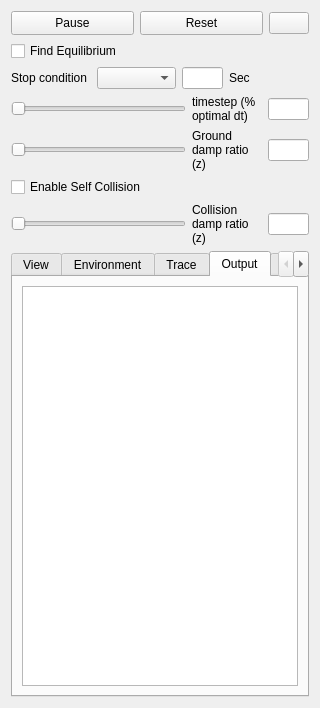
<?xml version="1.0" encoding="UTF-8"?>
<ui version="4.0">
 <class>PhysicsDialog</class>
 <widget class="QWidget" name="PhysicsDialog">
  <property name="geometry">
   <rect>
    <x>0</x>
    <y>0</y>
    <width>263</width>
    <height>708</height>
   </rect>
  </property>
  <property name="windowTitle">
   <string>Form</string>
  </property>
  <layout class="QVBoxLayout" name="verticalLayout_6">
   <item>
    <layout class="QHBoxLayout" name="horizontalLayout_6">
     <item>
      <widget class="QPushButton" name="PauseButton">
       <property name="minimumSize">
        <size>
         <width>0</width>
         <height>24</height>
        </size>
       </property>
       <property name="text">
        <string>Pause</string>
       </property>
      </widget>
     </item>
     <item>
      <widget class="QPushButton" name="ResetButton">
       <property name="minimumSize">
        <size>
         <width>0</width>
         <height>24</height>
        </size>
       </property>
       <property name="text">
        <string>Reset</string>
       </property>
      </widget>
     </item>
     <item>
      <widget class="QPushButton" name="RecordButton">
       <property name="sizePolicy">
        <sizepolicy hsizetype="Fixed" vsizetype="Fixed">
         <horstretch>0</horstretch>
         <verstretch>0</verstretch>
        </sizepolicy>
       </property>
       <property name="text">
        <string/>
       </property>
       <property name="icon">
        <iconset resource="VoxCad.qrc">
         <normaloff>:/Icons/Icons/Record.png</normaloff>:/Icons/Icons/Record.png</iconset>
       </property>
       <property name="checkable">
        <bool>true</bool>
       </property>
      </widget>
     </item>
    </layout>
   </item>
   <item>
    <layout class="QHBoxLayout" name="horizontalLayout_16">
     <item>
      <widget class="QCheckBox" name="UseEquilibriumCheck">
       <property name="toolTip">
        <string>Accelerates the simulation to find the equilibrium position quickly</string>
       </property>
       <property name="text">
        <string>Find Equilibrium</string>
       </property>
      </widget>
     </item>
    </layout>
   </item>
   <item>
    <layout class="QHBoxLayout" name="horizontalLayout_15">
     <item>
      <widget class="QLabel" name="label_11">
       <property name="sizePolicy">
        <sizepolicy hsizetype="Preferred" vsizetype="Preferred">
         <horstretch>0</horstretch>
         <verstretch>0</verstretch>
        </sizepolicy>
       </property>
       <property name="minimumSize">
        <size>
         <width>0</width>
         <height>0</height>
        </size>
       </property>
       <property name="maximumSize">
        <size>
         <width>80</width>
         <height>16777215</height>
        </size>
       </property>
       <property name="toolTip">
        <string>Percent of optimal timestep to run at. [0-1.0+]
Greater values speed up the simulation, but &gt;1.0
can be unstable.</string>
       </property>
       <property name="text">
        <string>Stop condition</string>
       </property>
       <property name="wordWrap">
        <bool>true</bool>
       </property>
      </widget>
     </item>
     <item>
      <widget class="QComboBox" name="StopSelectCombo">
       <property name="toolTip">
        <string>Sets a condition for auto-stopping the simulation</string>
       </property>
      </widget>
     </item>
     <item>
      <widget class="QLineEdit" name="StopValueEdit">
       <property name="enabled">
        <bool>true</bool>
       </property>
       <property name="sizePolicy">
        <sizepolicy hsizetype="Fixed" vsizetype="Fixed">
         <horstretch>0</horstretch>
         <verstretch>0</verstretch>
        </sizepolicy>
       </property>
       <property name="minimumSize">
        <size>
         <width>41</width>
         <height>0</height>
        </size>
       </property>
       <property name="maximumSize">
        <size>
         <width>41</width>
         <height>16777215</height>
        </size>
       </property>
       <property name="acceptDrops">
        <bool>false</bool>
       </property>
       <property name="toolTip">
        <string>The value of selected auto-stopping condition to trigger a stop.</string>
       </property>
      </widget>
     </item>
     <item>
      <widget class="QLabel" name="StopValueLabel">
       <property name="sizePolicy">
        <sizepolicy hsizetype="Preferred" vsizetype="Preferred">
         <horstretch>0</horstretch>
         <verstretch>0</verstretch>
        </sizepolicy>
       </property>
       <property name="minimumSize">
        <size>
         <width>0</width>
         <height>0</height>
        </size>
       </property>
       <property name="maximumSize">
        <size>
         <width>80</width>
         <height>16777215</height>
        </size>
       </property>
       <property name="toolTip">
        <string>Percent of optimal timestep to run at. [0-1.0+]
Greater values speed up the simulation, but &gt;1.0
can be unstable.</string>
       </property>
       <property name="text">
        <string>Sec</string>
       </property>
       <property name="wordWrap">
        <bool>true</bool>
       </property>
      </widget>
     </item>
    </layout>
   </item>
   <item>
    <layout class="QHBoxLayout" name="horizontalLayout_3">
     <item>
      <widget class="QSlider" name="dtSlider">
       <property name="sizePolicy">
        <sizepolicy hsizetype="Expanding" vsizetype="Fixed">
         <horstretch>0</horstretch>
         <verstretch>0</verstretch>
        </sizepolicy>
       </property>
       <property name="minimumSize">
        <size>
         <width>120</width>
         <height>0</height>
        </size>
       </property>
       <property name="toolTip">
        <string>Percent of optimal timestep to run at. [0-1.0+]
Greater values speed up the simulation, but &gt;1.0
can be unstable.</string>
       </property>
       <property name="maximum">
        <number>100</number>
       </property>
       <property name="singleStep">
        <number>1</number>
       </property>
       <property name="orientation">
        <enum>Qt::Horizontal</enum>
       </property>
      </widget>
     </item>
     <item>
      <widget class="QLabel" name="label">
       <property name="sizePolicy">
        <sizepolicy hsizetype="Preferred" vsizetype="Preferred">
         <horstretch>0</horstretch>
         <verstretch>0</verstretch>
        </sizepolicy>
       </property>
       <property name="minimumSize">
        <size>
         <width>70</width>
         <height>0</height>
        </size>
       </property>
       <property name="maximumSize">
        <size>
         <width>80</width>
         <height>16777215</height>
        </size>
       </property>
       <property name="toolTip">
        <string>Percent of optimal timestep to run at. [0-1.0+]
Greater values speed up the simulation, but &gt;1.0
can be unstable.</string>
       </property>
       <property name="text">
        <string>timestep (%  optimal dt)</string>
       </property>
       <property name="wordWrap">
        <bool>true</bool>
       </property>
      </widget>
     </item>
     <item>
      <widget class="QLineEdit" name="dtEdit">
       <property name="enabled">
        <bool>true</bool>
       </property>
       <property name="sizePolicy">
        <sizepolicy hsizetype="Fixed" vsizetype="Fixed">
         <horstretch>0</horstretch>
         <verstretch>0</verstretch>
        </sizepolicy>
       </property>
       <property name="minimumSize">
        <size>
         <width>41</width>
         <height>0</height>
        </size>
       </property>
       <property name="maximumSize">
        <size>
         <width>41</width>
         <height>16777215</height>
        </size>
       </property>
       <property name="acceptDrops">
        <bool>false</bool>
       </property>
       <property name="toolTip">
        <string>Percent of optimal timestep to run at. [0-1.0+]
Greater values speed up the simulation, but &gt;1.0
can be unstable.</string>
       </property>
      </widget>
     </item>
    </layout>
   </item>
   <item>
    <layout class="QHBoxLayout" name="horizontalLayout_9">
     <item>
      <widget class="QSlider" name="GNDDampSlider">
       <property name="sizePolicy">
        <sizepolicy hsizetype="Expanding" vsizetype="Fixed">
         <horstretch>0</horstretch>
         <verstretch>0</verstretch>
        </sizepolicy>
       </property>
       <property name="minimumSize">
        <size>
         <width>120</width>
         <height>0</height>
        </size>
       </property>
       <property name="toolTip">
        <string>Damping ratio relative to ground [0-0.1+].
0 represents a vacuum, larger values
represent a more viscous fluid environment.</string>
       </property>
       <property name="maximum">
        <number>100</number>
       </property>
       <property name="singleStep">
        <number>1</number>
       </property>
       <property name="orientation">
        <enum>Qt::Horizontal</enum>
       </property>
      </widget>
     </item>
     <item>
      <widget class="QLabel" name="label_9">
       <property name="minimumSize">
        <size>
         <width>70</width>
         <height>0</height>
        </size>
       </property>
       <property name="maximumSize">
        <size>
         <width>80</width>
         <height>16777215</height>
        </size>
       </property>
       <property name="toolTip">
        <string>Damping ratio relative to ground [0-0.1+].
0 represents a vacuum, larger values
represent a more viscous fluid environment.</string>
       </property>
       <property name="text">
        <string>Ground damp ratio (z)</string>
       </property>
       <property name="wordWrap">
        <bool>true</bool>
       </property>
       <property name="indent">
        <number>-2</number>
       </property>
      </widget>
     </item>
     <item>
      <widget class="QLineEdit" name="GNDDampEdit">
       <property name="enabled">
        <bool>true</bool>
       </property>
       <property name="sizePolicy">
        <sizepolicy hsizetype="Fixed" vsizetype="Fixed">
         <horstretch>0</horstretch>
         <verstretch>0</verstretch>
        </sizepolicy>
       </property>
       <property name="minimumSize">
        <size>
         <width>41</width>
         <height>0</height>
        </size>
       </property>
       <property name="maximumSize">
        <size>
         <width>41</width>
         <height>16777215</height>
        </size>
       </property>
       <property name="toolTip">
        <string>Damping ratio relative to ground [0-0.1+].
0 represents a vacuum, larger values
represent a more viscous fluid environment.</string>
       </property>
      </widget>
     </item>
    </layout>
   </item>
   <item>
    <widget class="QCheckBox" name="UseSelfColCheck">
     <property name="toolTip">
      <string>Prevents self penetration when enabled.</string>
     </property>
     <property name="text">
      <string>Enable Self Collision</string>
     </property>
    </widget>
   </item>
   <item>
    <layout class="QHBoxLayout" name="horizontalLayout_7">
     <item>
      <widget class="QSlider" name="ColDampSlider">
       <property name="sizePolicy">
        <sizepolicy hsizetype="Expanding" vsizetype="Fixed">
         <horstretch>0</horstretch>
         <verstretch>0</verstretch>
        </sizepolicy>
       </property>
       <property name="minimumSize">
        <size>
         <width>120</width>
         <height>0</height>
        </size>
       </property>
       <property name="toolTip">
        <string>Damping ratio of collisions [0-2+].
Low values make elastic (bouncy) collisions, higher values
make inelastic (dead) collisions. 1.0 is critically damped.</string>
       </property>
       <property name="maximum">
        <number>100</number>
       </property>
       <property name="singleStep">
        <number>1</number>
       </property>
       <property name="orientation">
        <enum>Qt::Horizontal</enum>
       </property>
      </widget>
     </item>
     <item>
      <widget class="QLabel" name="label_7">
       <property name="minimumSize">
        <size>
         <width>70</width>
         <height>0</height>
        </size>
       </property>
       <property name="maximumSize">
        <size>
         <width>70</width>
         <height>16777215</height>
        </size>
       </property>
       <property name="toolTip">
        <string>Damping ratio of collisions [0-2+].
Low values make elastic (bouncy) collisions, higher values
make inelastic (dead) collisions. 1.0 is critically damped.</string>
       </property>
       <property name="text">
        <string>Collision damp ratio (z)</string>
       </property>
       <property name="wordWrap">
        <bool>true</bool>
       </property>
       <property name="indent">
        <number>-2</number>
       </property>
      </widget>
     </item>
     <item>
      <widget class="QLineEdit" name="ColDampEdit">
       <property name="enabled">
        <bool>true</bool>
       </property>
       <property name="sizePolicy">
        <sizepolicy hsizetype="Fixed" vsizetype="Fixed">
         <horstretch>0</horstretch>
         <verstretch>0</verstretch>
        </sizepolicy>
       </property>
       <property name="minimumSize">
        <size>
         <width>41</width>
         <height>0</height>
        </size>
       </property>
       <property name="maximumSize">
        <size>
         <width>41</width>
         <height>16777215</height>
        </size>
       </property>
       <property name="toolTip">
        <string>Damping ratio of collisions [0-2+].
Low values make elastic (bouncy) collisions, higher values
make inelastic (dead) collisions. 1.0 is critically damped.</string>
       </property>
      </widget>
     </item>
    </layout>
   </item>
   <item>
    <widget class="QTabWidget" name="PhysTabWidget">
     <property name="toolTip">
      <string>Options</string>
     </property>
     <property name="tabPosition">
      <enum>QTabWidget::North</enum>
     </property>
     <property name="currentIndex">
      <number>3</number>
     </property>
     <widget class="QWidget" name="View">
      <attribute name="title">
       <string>View</string>
      </attribute>
      <layout class="QVBoxLayout" name="verticalLayout_11">
       <property name="spacing">
        <number>2</number>
       </property>
       <property name="topMargin">
        <number>3</number>
       </property>
       <property name="bottomMargin">
        <number>3</number>
       </property>
       <item>
        <widget class="QGroupBox" name="DisplayBox">
         <property name="title">
          <string>Display</string>
         </property>
         <layout class="QHBoxLayout" name="horizontalLayout_12">
          <property name="spacing">
           <number>2</number>
          </property>
          <property name="topMargin">
           <number>3</number>
          </property>
          <property name="bottomMargin">
           <number>3</number>
          </property>
          <item>
           <widget class="QRadioButton" name="DispDisableRadio">
            <property name="text">
             <string>Disable</string>
            </property>
           </widget>
          </item>
          <item>
           <widget class="QRadioButton" name="DispVoxelsRadio">
            <property name="text">
             <string>Voxels</string>
            </property>
           </widget>
          </item>
          <item>
           <widget class="QRadioButton" name="DispConnRadio">
            <property name="text">
             <string>Connections</string>
            </property>
           </widget>
          </item>
         </layout>
        </widget>
       </item>
       <item>
        <widget class="QGroupBox" name="ViewOptionsGroup">
         <property name="title">
          <string>View Options</string>
         </property>
         <layout class="QHBoxLayout" name="horizontalLayout_14">
          <property name="spacing">
           <number>2</number>
          </property>
          <property name="topMargin">
           <number>3</number>
          </property>
          <property name="bottomMargin">
           <number>3</number>
          </property>
          <item>
           <layout class="QVBoxLayout" name="verticalLayout_9">
            <item>
             <widget class="QRadioButton" name="ViewDiscreteRadio">
              <property name="text">
               <string>Discrete</string>
              </property>
             </widget>
            </item>
            <item>
             <widget class="QRadioButton" name="ViewDeformedRadio">
              <property name="text">
               <string>Deformed</string>
              </property>
             </widget>
            </item>
            <item>
             <widget class="QRadioButton" name="ViewSmoothRadio">
              <property name="text">
               <string>Smooth</string>
              </property>
             </widget>
            </item>
           </layout>
          </item>
          <item>
           <layout class="QVBoxLayout" name="verticalLayout_7">
            <item>
             <widget class="QCheckBox" name="ForcesCheck">
              <property name="toolTip">
               <string>Internal forces (currently disabled)</string>
              </property>
              <property name="text">
               <string>Forces</string>
              </property>
             </widget>
            </item>
            <item>
             <widget class="QCheckBox" name="LocalCoordCheck">
              <property name="toolTip">
               <string>Origin and axes of each voxel.</string>
              </property>
              <property name="text">
               <string>Local Coords</string>
              </property>
             </widget>
            </item>
           </layout>
          </item>
         </layout>
        </widget>
       </item>
       <item>
        <widget class="QGroupBox" name="ColorGroup">
         <property name="title">
          <string>Color</string>
         </property>
         <layout class="QHBoxLayout" name="horizontalLayout_11">
          <property name="spacing">
           <number>2</number>
          </property>
          <property name="topMargin">
           <number>3</number>
          </property>
          <property name="bottomMargin">
           <number>3</number>
          </property>
          <item>
           <layout class="QVBoxLayout" name="verticalLayout_10">
            <item>
             <widget class="QRadioButton" name="TypeRadio">
              <property name="toolTip">
               <string>Material color</string>
              </property>
              <property name="text">
               <string>Type</string>
              </property>
             </widget>
            </item>
            <item>
             <widget class="QRadioButton" name="KineticERadio">
              <property name="toolTip">
               <string>Internal material strain</string>
              </property>
              <property name="text">
               <string>Kinetic Energy</string>
              </property>
             </widget>
            </item>
            <item>
             <widget class="QRadioButton" name="DisplacementRadio">
              <property name="toolTip">
               <string>Distance from starting point of each voxel</string>
              </property>
              <property name="text">
               <string>Displacement</string>
              </property>
             </widget>
            </item>
            <item>
             <widget class="QRadioButton" name="StateRadio">
              <property name="toolTip">
               <string>Phase offset</string>
              </property>
              <property name="text">
               <string>Phase offset</string>
              </property>
             </widget>
            </item>

            <item>
             <widget class="QRadioButton" name="StiffnessRadio">
              <property name="toolTip">
               <string>Voxel stiffness</string>
              </property>
              <property name="text">
               <string>Stiffness</string>
              </property>
             </widget>
            </item>

           </layout>
          </item>
          <item>
           <layout class="QVBoxLayout" name="verticalLayout_8">
            <property name="spacing">
             <number>1</number>
            </property>
            <item>
             <widget class="QRadioButton" name="StrainERadio">
              <property name="toolTip">
               <string>Internal material strain</string>
              </property>
              <property name="text">
               <string>Strain Energy</string>
              </property>
             </widget>
            </item>
            <item>
             <widget class="QRadioButton" name="StressRadio">
              <property name="toolTip">
               <string>Internal material stress</string>
              </property>
              <property name="text">
               <string>Engineering
Stress</string>
              </property>
             </widget>
            </item>
            <item>
             <widget class="QRadioButton" name="StrainRadio">
              <property name="toolTip">
               <string>Internal material strain</string>
              </property>
              <property name="text">
               <string>Engineering
Strain</string>
              </property>
             </widget>
            </item>
            <item>
             <widget class="QRadioButton" name="PressureRadio">
              <property name="text">
               <string>Pressure</string>
              </property>
             </widget>
            </item>
           </layout>
          </item>
         </layout>
        </widget>
       </item>
       <item>
        <widget class="QCheckBox" name="CoMCheck">
         <property name="text">
          <string>Lock view to center of mass</string>
         </property>
        </widget>
       </item>




       <item>
        <widget class="QGroupBox" name="PlotForcesGroup">
         <property name="title">
          <string>Plot forces</string>
         </property>
         <layout class="QHBoxLayout" name="horizontalLayout_140">
          <property name="spacing">
           <number>2</number>
          </property>
          <property name="topMargin">
           <number>3</number>
          </property>
          <property name="bottomMargin">
           <number>3</number>
          </property>
          <item>
           <layout class="QVBoxLayout" name="verticalLayout_90">
            <item>
             <widget class="QRadioButton" name="PlotDragRadio">
              <property name="text">
               <string>Drag forces</string>
              </property>
             </widget>
            </item>
            <item>
             <widget class="QRadioButton" name="PlotSpeedsRadio">
              <property name="text">
               <string>Projected speeds</string>
              </property>
             </widget>
            </item>
            <item>
             <widget class="QRadioButton" name="PlotNormalsRadio">
              <property name="text">
               <string>Surface normals</string>
              </property>
             </widget>
            </item>
           </layout>
          </item>
          <item>
           <layout class="QVBoxLayout" name="verticalLayout_70">
            <item>
             <widget class="QCheckBox" name="PlotForcesCheck">
              <property name="toolTip">
               <string>Plot forces?</string>
              </property>
              <property name="text">
               <string>Plot forces?</string>
              </property>
             </widget>
            </item>
           </layout>
          </item>
          <item>
          <widget class="QLineEdit" name="ForcesScalingEdit">
           <property name="enabled">
            <bool>true</bool>
           </property>
           <property name="sizePolicy">
            <sizepolicy hsizetype="Fixed" vsizetype="Fixed">
             <horstretch>0</horstretch>
             <verstretch>0</verstretch>
            </sizepolicy>
           </property>
           <property name="minimumSize">
            <size>
             <width>41</width>
             <height>0</height>
            </size>
           </property>
           <property name="maximumSize">
            <size>
             <width>41</width>
             <height>16777215</height>
            </size>
           </property>
           <property name="toolTip">
            <string>Scaling factor of plotted vectors</string>
           </property>
          </widget>
          </item>          
         </layout>
        </widget>
       </item>









       <item>
        <spacer name="verticalSpacer_2">
         <property name="orientation">
          <enum>Qt::Vertical</enum>
         </property>
         <property name="sizeHint" stdset="0">
          <size>
           <width>20</width>
           <height>40</height>
          </size>
         </property>
        </spacer>
       </item>
      </layout>
     </widget>
     <widget class="QWidget" name="Environment">
      <attribute name="title">
       <string>Environment</string>
      </attribute>
      <layout class="QVBoxLayout" name="verticalLayout_5">
       <property name="spacing">
        <number>2</number>
       </property>
       <property name="topMargin">
        <number>3</number>
       </property>
       <property name="bottomMargin">
        <number>3</number>
       </property>
       <item>
        <widget class="QCheckBox" name="UseTempCheck">
         <property name="toolTip">
          <string>Enables temperature changes.
Affects the size of each voxel according to its CTE.</string>
         </property>
         <property name="text">
          <string>Enable Temperature</string>
         </property>
        </widget>
       </item>
       <item>
        <layout class="QHBoxLayout" name="horizontalLayout_4">
         <item>
          <widget class="QSlider" name="TempSlider">
           <property name="toolTip">
            <string>Current environment temperature.
Base (no expansion) is 25°.</string>
           </property>
           <property name="maximum">
            <number>100</number>
           </property>
           <property name="singleStep">
            <number>1</number>
           </property>
           <property name="orientation">
            <enum>Qt::Horizontal</enum>
           </property>
          </widget>
         </item>
         <item>
          <widget class="QLabel" name="label_5">
           <property name="text">
            <string>Temp (°C)</string>
           </property>
          </widget>
         </item>
         <item>
          <widget class="QLineEdit" name="TempEdit">
           <property name="enabled">
            <bool>true</bool>
           </property>
           <property name="sizePolicy">
            <sizepolicy hsizetype="Fixed" vsizetype="Fixed">
             <horstretch>0</horstretch>
             <verstretch>0</verstretch>
            </sizepolicy>
           </property>
           <property name="minimumSize">
            <size>
             <width>41</width>
             <height>0</height>
            </size>
           </property>
           <property name="maximumSize">
            <size>
             <width>41</width>
             <height>16777215</height>
            </size>
           </property>
          </widget>
         </item>
        </layout>
       </item>
       <item>
        <widget class="QCheckBox" name="VaryTempCheck">
         <property name="toolTip">
          <string>Periodically varies the environment temperature when enabled.</string>
         </property>
         <property name="text">
          <string>Vary Temperature</string>
         </property>
        </widget>
       </item>
       <item>
        <layout class="QHBoxLayout" name="horizontalLayout_8">
         <item>
          <widget class="QSlider" name="TempPerSlider">
           <property name="toolTip">
            <string>Period of temperature variation in environment.</string>
           </property>
           <property name="maximum">
            <number>100</number>
           </property>
           <property name="singleStep">
            <number>1</number>
           </property>
           <property name="orientation">
            <enum>Qt::Horizontal</enum>
           </property>
          </widget>
         </item>
         <item>
          <widget class="QLabel" name="label_8">
           <property name="text">
            <string>Period (sec)</string>
           </property>
          </widget>
         </item>
         <item>
          <widget class="QLineEdit" name="TempPerEdit">
           <property name="enabled">
            <bool>true</bool>
           </property>
           <property name="sizePolicy">
            <sizepolicy hsizetype="Fixed" vsizetype="Fixed">
             <horstretch>0</horstretch>
             <verstretch>0</verstretch>
            </sizepolicy>
           </property>
           <property name="minimumSize">
            <size>
             <width>41</width>
             <height>0</height>
            </size>
           </property>
           <property name="maximumSize">
            <size>
             <width>41</width>
             <height>16777215</height>
            </size>
           </property>
          </widget>
         </item>
        </layout>
       </item>
       <item>
        <widget class="QCheckBox" name="UseGravCheck">
         <property name="toolTip">
          <string>Enables gravitational acceleration.</string>
         </property>
         <property name="text">
          <string>Enable Gravity</string>
         </property>
        </widget>
       </item>
       <item>
        <layout class="QHBoxLayout" name="horizontalLayout_5">
         <item>
          <widget class="QSlider" name="GravSlider">
           <property name="toolTip">
            <string>Gravitational acceleration (9.81 for earth).</string>
           </property>
           <property name="maximum">
            <number>100</number>
           </property>
           <property name="singleStep">
            <number>1</number>
           </property>
           <property name="orientation">
            <enum>Qt::Horizontal</enum>
           </property>
          </widget>
         </item>
         <item>
          <widget class="QLabel" name="label_6">
           <property name="text">
            <string>Grav (m/s²)</string>
           </property>
          </widget>
         </item>
         <item>
          <widget class="QLineEdit" name="GravEdit">
           <property name="enabled">
            <bool>true</bool>
           </property>
           <property name="sizePolicy">
            <sizepolicy hsizetype="Fixed" vsizetype="Fixed">
             <horstretch>0</horstretch>
             <verstretch>0</verstretch>
            </sizepolicy>
           </property>
           <property name="minimumSize">
            <size>
             <width>41</width>
             <height>0</height>
            </size>
           </property>
           <property name="maximumSize">
            <size>
             <width>41</width>
             <height>16777215</height>
            </size>
           </property>
          </widget>
         </item>
        </layout>
       </item>
       <item>
        <widget class="QCheckBox" name="UseFloorCheck">
         <property name="toolTip">
          <string>Enables a flat floor.</string>
         </property>
         <property name="text">
          <string>Enable Floor</string>
         </property>
        </widget>
       </item>
       <item>
        <spacer name="verticalSpacer">
         <property name="orientation">
          <enum>Qt::Vertical</enum>
         </property>
         <property name="sizeHint" stdset="0">
          <size>
           <width>20</width>
           <height>191</height>
          </size>
         </property>
        </spacer>
       </item>
      </layout>
     </widget>
     <widget class="QWidget" name="Trace">
      <attribute name="title">
       <string>Trace</string>
      </attribute>
      <layout class="QVBoxLayout" name="verticalLayout_3">
       <item>
        <layout class="QHBoxLayout" name="horizontalLayout_2">
         <item>
          <layout class="QVBoxLayout" name="verticalLayout_2">
           <item>
            <widget class="QComboBox" name="VariableCombo"/>
           </item>
           <item>
            <widget class="QLabel" name="label_2">
             <property name="text">
              <string>Plot Variable</string>
             </property>
            </widget>
           </item>
          </layout>
         </item>
         <item>
          <layout class="QVBoxLayout" name="verticalLayout">
           <item>
            <widget class="QComboBox" name="DirectionCombo"/>
           </item>
           <item>
            <widget class="QLabel" name="label_3">
             <property name="text">
              <string>Plot Direction</string>
             </property>
            </widget>
           </item>
          </layout>
         </item>
        </layout>
       </item>
       <item>
        <layout class="QHBoxLayout" name="horizontalLayout_10">
         <item>
          <spacer name="horizontalSpacer">
           <property name="orientation">
            <enum>Qt::Horizontal</enum>
           </property>
           <property name="sizeHint" stdset="0">
            <size>
             <width>40</width>
             <height>20</height>
            </size>
           </property>
          </spacer>
         </item>
         <item>
          <widget class="QCheckBox" name="LogEachCheck">
           <property name="text">
            <string>Log Every</string>
           </property>
          </widget>
         </item>
         <item>
          <widget class="QPushButton" name="SaveDataButton">
           <property name="text">
            <string>Save Data</string>
           </property>
          </widget>
         </item>
        </layout>
       </item>
      </layout>
     </widget>
     <widget class="QWidget" name="Output">
      <attribute name="title">
       <string>Output</string>
      </attribute>
      <layout class="QVBoxLayout" name="verticalLayout_4">
       <item>
        <widget class="QTextEdit" name="OutText"/>
       </item>
      </layout>
     </widget>
     <widget class="QWidget" name="Other">
      <attribute name="title">
       <string>Other</string>
      </attribute>
      <layout class="QVBoxLayout" name="verticalLayout_12">
       <property name="spacing">
        <number>1</number>
       </property>
       <property name="leftMargin">
        <number>6</number>
       </property>
       <property name="topMargin">
        <number>3</number>
       </property>
       <property name="rightMargin">
        <number>6</number>
       </property>
       <property name="bottomMargin">
        <number>3</number>
       </property>
       <item>
        <layout class="QHBoxLayout" name="horizontalLayout">
         <item>
          <widget class="QSlider" name="BondDampSlider">
           <property name="sizePolicy">
            <sizepolicy hsizetype="Expanding" vsizetype="Fixed">
             <horstretch>0</horstretch>
             <verstretch>0</verstretch>
            </sizepolicy>
           </property>
           <property name="minimumSize">
            <size>
             <width>80</width>
             <height>0</height>
            </size>
           </property>
           <property name="toolTip">
            <string>Bulk material damping. [0-1.0]
Small values are more jiggly. 0.0 represents no damping
and is unstable, 1.0 is critical damping.</string>
           </property>
           <property name="maximum">
            <number>100</number>
           </property>
           <property name="singleStep">
            <number>1</number>
           </property>
           <property name="orientation">
            <enum>Qt::Horizontal</enum>
           </property>
          </widget>
         </item>
         <item>
          <widget class="QLabel" name="label_4">
           <property name="minimumSize">
            <size>
             <width>50</width>
             <height>0</height>
            </size>
           </property>
           <property name="maximumSize">
            <size>
             <width>50</width>
             <height>16777215</height>
            </size>
           </property>
           <property name="toolTip">
            <string>Bulk material damping. [0-1.0]
Small values are more jiggly. 0.0 represents no damping
and is unstable, 1.0 is critical damping.</string>
           </property>
           <property name="text">
            <string>Bulk damp ratio (z)</string>
           </property>
           <property name="wordWrap">
            <bool>true</bool>
           </property>
           <property name="indent">
            <number>-2</number>
           </property>
          </widget>
         </item>
         <item>
          <widget class="QLineEdit" name="BondDampEdit">
           <property name="enabled">
            <bool>true</bool>
           </property>
           <property name="sizePolicy">
            <sizepolicy hsizetype="Fixed" vsizetype="Fixed">
             <horstretch>0</horstretch>
             <verstretch>0</verstretch>
            </sizepolicy>
           </property>
           <property name="minimumSize">
            <size>
             <width>41</width>
             <height>0</height>
            </size>
           </property>
           <property name="maximumSize">
            <size>
             <width>41</width>
             <height>16777215</height>
            </size>
           </property>
           <property name="toolTip">
            <string>Bulk material damping. [0-1.0]
Small values are more jiggly. 0.0 represents no damping
and is unstable, 1.0 is critical damping.</string>
           </property>
          </widget>
         </item>
        </layout>
       </item>
       <item>
        <widget class="QCheckBox" name="UseMaxVelLimitCheck">
         <property name="toolTip">
          <string>Enforces a maximum velocity when enabled (rarely used).
Useful for highly unstable scenarios.</string>
         </property>
         <property name="text">
          <string>Enable Velocity Limit</string>
         </property>
        </widget>
       </item>
       <item>
        <layout class="QHBoxLayout" name="horizontalLayout_13">
         <item>
          <widget class="QSlider" name="MaxVelLimitSlider">
           <property name="sizePolicy">
            <sizepolicy hsizetype="Expanding" vsizetype="Fixed">
             <horstretch>0</horstretch>
             <verstretch>0</verstretch>
            </sizepolicy>
           </property>
           <property name="minimumSize">
            <size>
             <width>120</width>
             <height>0</height>
            </size>
           </property>
           <property name="toolTip">
            <string>Maximum voxel velocity.</string>
           </property>
           <property name="maximum">
            <number>100</number>
           </property>
           <property name="singleStep">
            <number>1</number>
           </property>
           <property name="orientation">
            <enum>Qt::Horizontal</enum>
           </property>
          </widget>
         </item>
         <item>
          <widget class="QLabel" name="label_10">
           <property name="minimumSize">
            <size>
             <width>70</width>
             <height>0</height>
            </size>
           </property>
           <property name="maximumSize">
            <size>
             <width>70</width>
             <height>16777215</height>
            </size>
           </property>
           <property name="text">
            <string>Maximum Voxel Velocity</string>
           </property>
           <property name="wordWrap">
            <bool>true</bool>
           </property>
           <property name="indent">
            <number>-2</number>
           </property>
          </widget>
         </item>
        </layout>
       </item>
       <item>
        <widget class="QCheckBox" name="UseVolumeEffectsCheck">
         <property name="text">
          <string>Enable Volume Effects</string>
         </property>
        </widget>
       </item>
       <item>
        <spacer name="verticalSpacer_3">
         <property name="orientation">
          <enum>Qt::Vertical</enum>
         </property>
         <property name="sizeHint" stdset="0">
          <size>
           <width>20</width>
           <height>363</height>
          </size>
         </property>
        </spacer>
       </item>
      </layout>
     </widget>
    </widget>
   </item>
  </layout>
 </widget>
 <resources>
  <include location="VoxCad.qrc"/>
 </resources>
 <connections/>
</ui>
